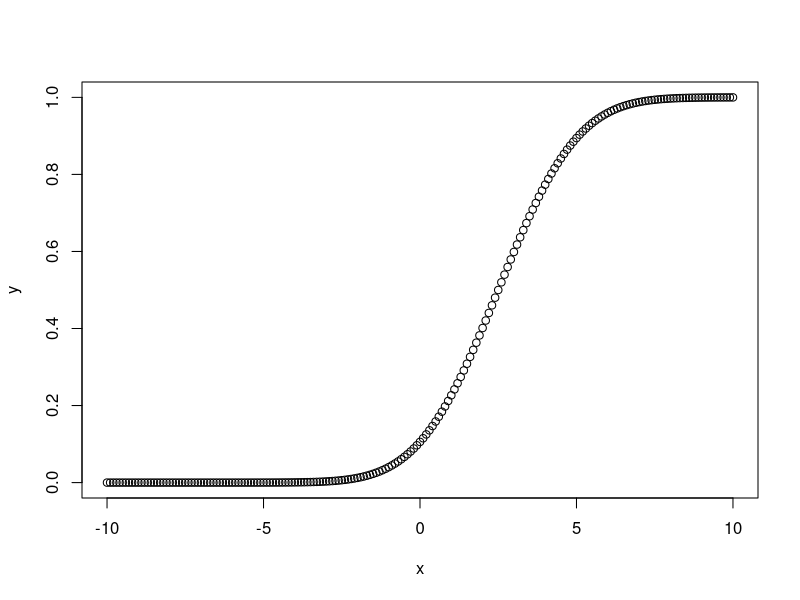

Reproduce this figure in R.


# creating a sequence of values

# between -10 to 10 with a difference of 0.1

x <- seq(-10, 10, by=0.1)



y <- pnorm(x, mean = 2.5, sd = 2)



# output to be present as PNG file

png(file="pnormExample.png")



# Plot the graph.

plot(x, y)



# saving the file

dev.off() 
